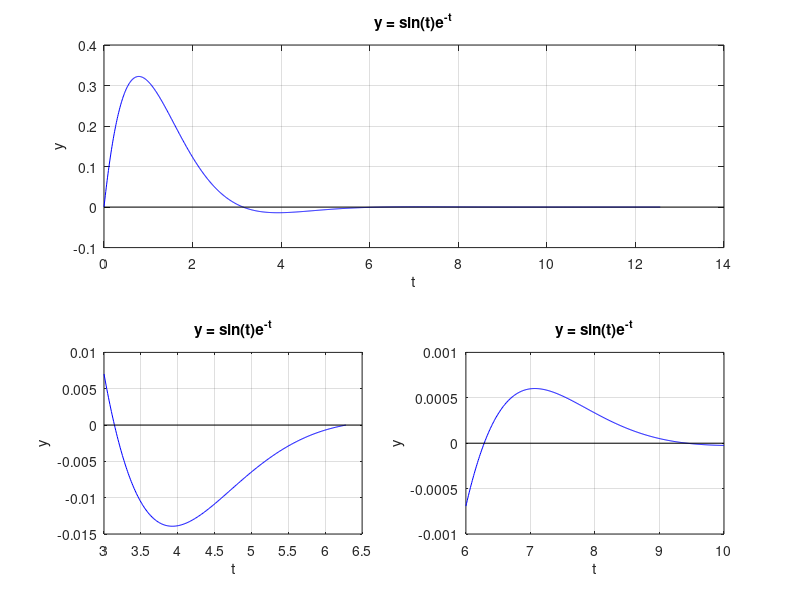

Write the MATLAB code that produced this figure.
clf

t=0:0.01:4*pi;
y= sin(t).*exp(-t);
subplot(2,2,1:2)
plot(t,y,'b')

hold on
grid on
xlabel('t')
ylabel('y');
title('y = sin(t)e^{-t}')

% x axis
t=linspace(0,14,2);
y=0*t;
plot(t,y,'k')

subplot(2,2,3)
t=3:0.01:2*pi;
y= sin(t).*exp(-t);
plot(t,y,'b')

hold on
grid on
xlabel('t')
ylabel('y');
title('y = sin(t)e^{-t}')

% x axis
t=linspace(3,6.5,2);
y=0*t;
plot(t,y,'k')

subplot(2,2,4)
t=6:0.01:10;
y= sin(t).*exp(-t);
plot(t,y,'b')

hold on
grid on
xlabel('t')
ylabel('y');
title('y = sin(t)e^{-t}')

% x axis
t=linspace(6,10,2);
y=0*t;
plot(t,y,'k')

axis( [6 , 10, -0.001, 0.001 ])
